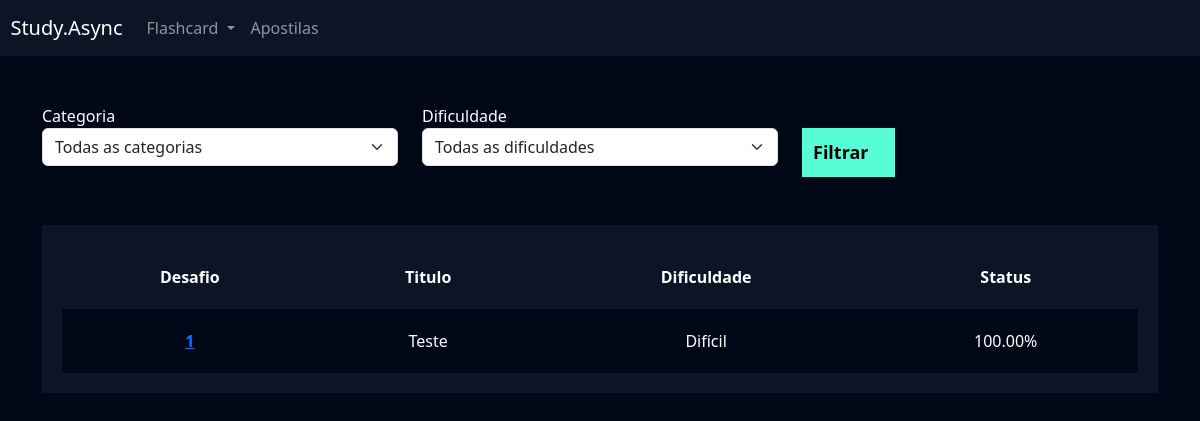
Before: /flashcards/listar_desafio/ (signed in) with the older database file.
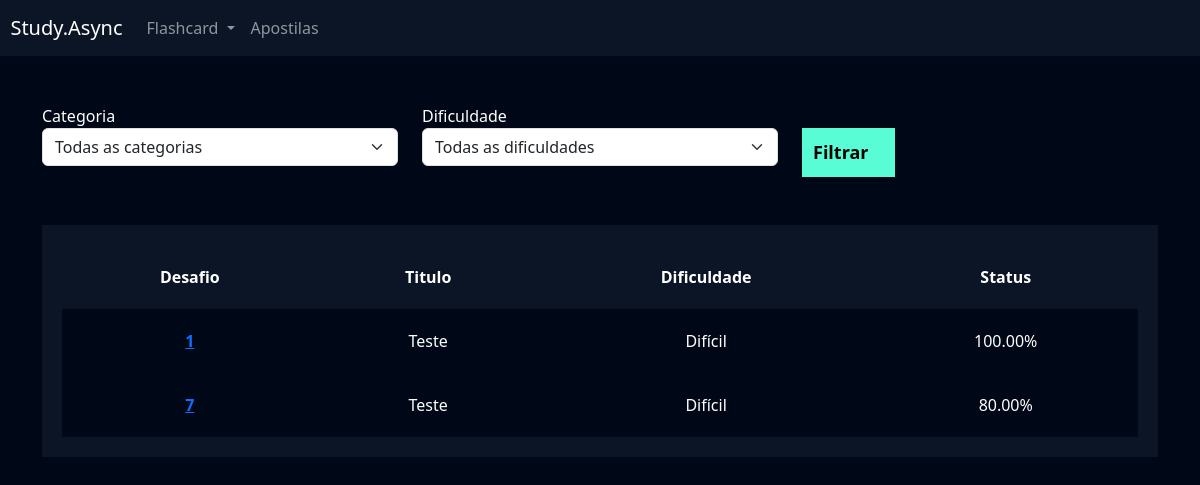
After: the same page with the newer database file.
### flashcards/models.py (models this page shows, shortened)
class Desafio(models.Model):
    user = models.ForeignKey(User, on_delete=models.DO_NOTHING)
    titulo = models.CharField(max_length=100)
    categoria = models.ManyToManyField(Categoria)
    quantidade_perguntas = models.IntegerField()
    dificuldade = models.CharField(max_length=1, choices=Flashcard.DIFICULDADE_CHOICES)
    flashcards = models.ManyToManyField(FlashcardDesafio)
    @property
    def status(self):
        count = self.flashcards.filter(respondido=True)
        res = len(count)
        percentage = (res/self.quantidade_perguntas) * 100
        return f'{percentage:.2f}%'

### flashcards/views.py (the view)
# urls.py: path('listar_desafio/', views.listar_desafio, name='listar_desafio'),
def listar_desafio(request):
    if not request.user.is_authenticated:
        return redirect('/usuarios/login')
    desafios = Desafio.objects.filter(user=request.user)
    categoria = request.GET.get('categoria')
    dificuldade = request.GET.get('dificuldade')
    if categoria:
        desafios = desafios.filter(categoria__in=categoria)
    if dificuldade:
        desafios = desafios.filter(dificuldade=dificuldade)
    return render(
        request,
        'listar_desafio.html',
        {
            'categorias': Categoria.objects.all(),
            'dificuldades': Flashcard.DIFICULDADE_CHOICES,
            'desafios': desafios
        }
    )

### flashcards/templates/listar_desafio.html (shortened to what this page needs)
{% extends "base.html" %}
{% load static %}
{% block 'cabecalho' %}
    <link href="{% static 'usuarios/css/cadastro.css' %}" rel="stylesheet">
    <link href="{% static 'flashcard/css/novo_flashcard.css' %}" rel="stylesheet">
    <link href="{% static 'flashcard/css/iniciar_desafio.css' %}" rel="stylesheet">
    <link href="{% static 'flashcard/css/desafio.css' %}" rel="stylesheet">
    <link href='https://unpkg.com/boxicons@2.1.4/css/boxicons.min.css' rel='stylesheet'>
{% endblock 'cabecalho' %}
{% block 'conteudo' %}
    <div class="container">
        <br>
        <br>
        <div class="row">
            <div class="col-md">
                <form action="" method="GET">
                    <label for="">Categoria</label>
                    <select name="categoria" class="form-select">
                        <option value="">Todas as categorias</option>
                    </select>
                </div>
                <div class="col-md">
                    <label for="">Dificuldade</label>
                    <select name="dificuldade" class="form-select">
                        <option value="">Todas as dificuldades</option>
                    </select>
                </div>
                <div class="col-md">
                    <br>
                    <input type="submit" value="Filtrar" class="btn-cadastro">
            </div>
        </div>
        <br>
        <br>
        <div class="box-listar">
            <table>
                <thead>
                    <tr>
                        <th scope="col">Desafio</th>
                        <th scope="col">Titulo</th>
                        <th scope="col">Dificuldade</th>
                        <th scope="col">Status</th>
                    </tr>
                </thead>
                <tbody>
                    {% for desafio in desafios %}
                        <tr class="linha">
                            <th><a href="{% url 'desafio' desafio.id %}">{{ desafio.id }}</a></th>
                            <td>{{ desafio.titulo }}</td>
                            <td>{{ desafio.get_dificuldade_display }}</td>
                            <td>{{ desafio.status }}</td>
                        </tr>
                    {% endfor %}
                </tbody>
            </table>
        </div>
    </div>
{% endblock 'conteudo' %}

Changed rows visible on the page:
added Desafio: id "7", titulo "Teste", dificuldade "Difícil", status "80.00%"
